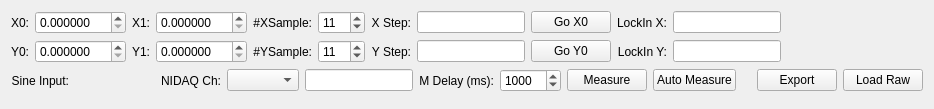
        <widget class="QWidget" name="tab_MapMeasurements">
         <attribute name="title">
          <string>Map Measurements</string>
         </attribute>
         <layout class="QVBoxLayout" name="verticalLayout_10" stretch="0,0,1">
          <item>
           <layout class="QHBoxLayout" name="horizontalLayout_17">
            <item>
             <layout class="QGridLayout" name="gridLayout_MapM_Run">
              <item row="1" column="12">
               <widget class="QLineEdit" name="lineEdit_MapM_LockInY">
                <property name="readOnly">
                 <bool>true</bool>
                </property>
               </widget>
              </item>
              <item row="0" column="4">
               <widget class="QLabel" name="label_46">
                <property name="text">
                 <string>X1:</string>
                </property>
                <property name="alignment">
                 <set>Qt::AlignRight|Qt::AlignTrailing|Qt::AlignVCenter</set>
                </property>
               </widget>
              </item>
              <item row="0" column="0" colspan="2">
               <widget class="QLabel" name="label_45">
                <property name="text">
                 <string>X0:</string>
                </property>
                <property name="alignment">
                 <set>Qt::AlignRight|Qt::AlignTrailing|Qt::AlignVCenter</set>
                </property>
               </widget>
              </item>
              <item row="0" column="12">
               <widget class="QLineEdit" name="lineEdit_MapM_LockInX">
                <property name="readOnly">
                 <bool>true</bool>
                </property>
               </widget>
              </item>
              <item row="1" column="10">
               <widget class="QPushButton" name="pushButton_MapM_GoY0">
                <property name="text">
                 <string>Go Y0</string>
                </property>
               </widget>
              </item>
              <item row="0" column="10">
               <widget class="QPushButton" name="pushButton_MapM_GoX0">
                <property name="text">
                 <string>Go X0</string>
                </property>
               </widget>
              </item>
              <item row="0" column="9">
               <widget class="QLineEdit" name="lineEdit_MapM_XStep">
                <property name="sizePolicy">
                 <sizepolicy hsizetype="Preferred" vsizetype="Fixed">
                  <horstretch>0</horstretch>
                  <verstretch>0</verstretch>
                 </sizepolicy>
                </property>
                <property name="maximumSize">
                 <size>
                  <width>140</width>
                  <height>16777215</height>
                 </size>
                </property>
                <property name="readOnly">
                 <bool>true</bool>
                </property>
               </widget>
              </item>
              <item row="1" column="5">
               <widget class="QDoubleSpinBox" name="doubleSpinBox_MapM_Y1">
                <property name="keyboardTracking">
                 <bool>false</bool>
                </property>
                <property name="decimals">
                 <number>6</number>
                </property>
                <property name="maximum">
                 <double>200.000000000000000</double>
                </property>
                <property name="singleStep">
                 <double>0.010000000000000</double>
                </property>
               </widget>
              </item>
              <item row="0" column="11">
               <widget class="QLabel" name="label_72">
                <property name="text">
                 <string>LockIn X:</string>
                </property>
                <property name="alignment">
                 <set>Qt::AlignRight|Qt::AlignTrailing|Qt::AlignVCenter</set>
                </property>
               </widget>
              </item>
              <item row="1" column="0" colspan="2">
               <widget class="QLabel" name="label_44">
                <property name="text">
                 <string>Y0:</string>
                </property>
                <property name="alignment">
                 <set>Qt::AlignRight|Qt::AlignTrailing|Qt::AlignVCenter</set>
                </property>
               </widget>
              </item>
              <item row="1" column="11">
               <widget class="QLabel" name="label_73">
                <property name="text">
                 <string>LockIn Y:</string>
                </property>
                <property name="alignment">
                 <set>Qt::AlignRight|Qt::AlignTrailing|Qt::AlignVCenter</set>
                </property>
               </widget>
              </item>
              <item row="1" column="6">
               <widget class="QLabel" name="label_69">
                <property name="text">
                 <string>#YSample:</string>
                </property>
                <property name="alignment">
                 <set>Qt::AlignRight|Qt::AlignTrailing|Qt::AlignVCenter</set>
                </property>
               </widget>
              </item>
              <item row="0" column="6">
               <widget class="QLabel" name="label_68">
                <property name="text">
                 <string>#XSample:</string>
                </property>
                <property name="alignment">
                 <set>Qt::AlignRight|Qt::AlignTrailing|Qt::AlignVCenter</set>
                </property>
               </widget>
              </item>
              <item row="1" column="9">
               <widget class="QLineEdit" name="lineEdit_MapM_YStep">
                <property name="sizePolicy">
                 <sizepolicy hsizetype="Preferred" vsizetype="Fixed">
                  <horstretch>0</horstretch>
                  <verstretch>0</verstretch>
                 </sizepolicy>
                </property>
                <property name="maximumSize">
                 <size>
                  <width>140</width>
                  <height>16777215</height>
                 </size>
                </property>
                <property name="readOnly">
                 <bool>true</bool>
                </property>
               </widget>
              </item>
              <item row="0" column="2" colspan="2">
               <widget class="QDoubleSpinBox" name="doubleSpinBox_MapM_X0">
                <property name="keyboardTracking">
                 <bool>false</bool>
                </property>
                <property name="decimals">
                 <number>6</number>
                </property>
                <property name="maximum">
                 <double>200.000000000000000</double>
                </property>
                <property name="singleStep">
                 <double>0.010000000000000</double>
                </property>
               </widget>
              </item>
              <item row="0" column="8">
               <widget class="QLabel" name="label_70">
                <property name="text">
                 <string>X Step:</string>
                </property>
                <property name="alignment">
                 <set>Qt::AlignRight|Qt::AlignTrailing|Qt::AlignVCenter</set>
                </property>
               </widget>
              </item>
              <item row="1" column="8">
               <widget class="QLabel" name="label_71">
                <property name="text">
                 <string>Y Step:</string>
                </property>
                <property name="alignment">
                 <set>Qt::AlignRight|Qt::AlignTrailing|Qt::AlignVCenter</set>
                </property>
               </widget>
              </item>
              <item row="1" column="4">
               <widget class="QLabel" name="label_47">
                <property name="text">
                 <string>Y1:</string>
                </property>
                <property name="alignment">
                 <set>Qt::AlignRight|Qt::AlignTrailing|Qt::AlignVCenter</set>
                </property>
               </widget>
              </item>
              <item row="0" column="7">
               <widget class="QSpinBox" name="spinBox_MapM_XSamples">
                <property name="keyboardTracking">
                 <bool>false</bool>
                </property>
                <property name="minimum">
                 <number>2</number>
                </property>
                <property name="maximum">
                 <number>201</number>
                </property>
                <property name="singleStep">
                 <number>1</number>
                </property>
                <property name="value">
                 <number>11</number>
                </property>
               </widget>
              </item>
              <item row="0" column="5">
               <widget class="QDoubleSpinBox" name="doubleSpinBox_MapM_X1">
                <property name="keyboardTracking">
                 <bool>false</bool>
                </property>
                <property name="decimals">
                 <number>6</number>
                </property>
                <property name="maximum">
                 <double>200.000000000000000</double>
                </property>
                <property name="singleStep">
                 <double>0.010000000000000</double>
                </property>
               </widget>
              </item>
              <item row="1" column="7">
               <widget class="QSpinBox" name="spinBox_MapM_YSamples">
                <property name="keyboardTracking">
                 <bool>false</bool>
                </property>
                <property name="minimum">
                 <number>2</number>
                </property>
                <property name="maximum">
                 <number>201</number>
                </property>
                <property name="singleStep">
                 <number>1</number>
                </property>
                <property name="value">
                 <number>11</number>
                </property>
               </widget>
              </item>
              <item row="1" column="2" colspan="2">
               <widget class="QDoubleSpinBox" name="doubleSpinBox_MapM_Y0">
                <property name="keyboardTracking">
                 <bool>false</bool>
                </property>
                <property name="decimals">
                 <number>6</number>
                </property>
                <property name="maximum">
                 <double>200.000000000000000</double>
                </property>
                <property name="singleStep">
                 <double>0.010000000000000</double>
                </property>
               </widget>
              </item>
             </layout>
            </item>
            <item>
             <spacer name="horizontalSpacer_8">
              <property name="orientation">
               <enum>Qt::Horizontal</enum>
              </property>
              <property name="sizeHint" stdset="0">
               <size>
                <width>40</width>
                <height>20</height>
               </size>
              </property>
             </spacer>
            </item>
           </layout>
          </item>
          <item>
           <layout class="QHBoxLayout" name="horizontalLayout_15">
            <item>
             <widget class="QLabel" name="label_48">
              <property name="text">
               <string>Sine Input:</string>
              </property>
              <property name="alignment">
               <set>Qt::AlignRight|Qt::AlignTrailing|Qt::AlignVCenter</set>
              </property>
             </widget>
            </item>
            <item>
             <widget class="QLabel" name="label_Mapm_SigGenOutput">
              <property name="minimumSize">
               <size>
                <width>80</width>
                <height>0</height>
               </size>
              </property>
              <property name="text">
               <string/>
              </property>
              <property name="alignment">
               <set>Qt::AlignRight|Qt::AlignTrailing|Qt::AlignVCenter</set>
              </property>
             </widget>
            </item>
            <item>
             <widget class="QLabel" name="label_64">
              <property name="text">
               <string>NIDAQ Ch:</string>
              </property>
              <property name="alignment">
               <set>Qt::AlignRight|Qt::AlignTrailing|Qt::AlignVCenter</set>
              </property>
             </widget>
            </item>
            <item>
             <widget class="QComboBox" name="comboBox_MapM_NIDAQCh"/>
            </item>
            <item>
             <widget class="QLineEdit" name="lineEdit_MapM_NiVol">
              <property name="sizePolicy">
               <sizepolicy hsizetype="Preferred" vsizetype="Fixed">
                <horstretch>0</horstretch>
                <verstretch>0</verstretch>
               </sizepolicy>
              </property>
              <property name="maximumSize">
               <size>
                <width>160</width>
                <height>16777215</height>
               </size>
              </property>
              <property name="readOnly">
               <bool>true</bool>
              </property>
             </widget>
            </item>
            <item>
             <widget class="QLabel" name="label_65">
              <property name="text">
               <string>M Delay (ms):</string>
              </property>
              <property name="alignment">
               <set>Qt::AlignRight|Qt::AlignTrailing|Qt::AlignVCenter</set>
              </property>
             </widget>
            </item>
            <item>
             <widget class="QSpinBox" name="spinBox_MapM_MeasureDelay">
              <property name="keyboardTracking">
               <bool>false</bool>
              </property>
              <property name="minimum">
               <number>10</number>
              </property>
              <property name="maximum">
               <number>50000</number>
              </property>
              <property name="singleStep">
               <number>100</number>
              </property>
              <property name="value">
               <number>1000</number>
              </property>
             </widget>
            </item>
            <item>
             <widget class="QPushButton" name="pushButton_MapM_Measure">
              <property name="text">
               <string>Measure</string>
              </property>
             </widget>
            </item>
            <item>
             <widget class="QPushButton" name="pushButton_MapM_Auto">
              <property name="text">
               <string>Auto Measure</string>
              </property>
             </widget>
            </item>
            <item>
             <spacer name="horizontalSpacer_9">
              <property name="orientation">
               <enum>Qt::Horizontal</enum>
              </property>
              <property name="sizeHint" stdset="0">
               <size>
                <width>15</width>
                <height>17</height>
               </size>
              </property>
             </spacer>
            </item>
            <item>
             <widget class="QPushButton" name="pushButton_MapM_Export">
              <property name="text">
               <string>Export</string>
              </property>
             </widget>
            </item>
            <item>
             <widget class="QPushButton" name="pushButton_MapM_Load">
              <property name="text">
               <string>Load Raw</string>
              </property>
             </widget>
            </item>
           </layout>
          </item>
          <item>
           <layout class="QHBoxLayout" name="horizontalLayout_21" stretch="1,1,1">
            <item>
             <widget class="MeasurementPlotWidget" name="widget_MeasurementPlot1" native="true"/>
            </item>
            <item>
             <widget class="MeasurementPlotWidget" name="widget_MeasurementPlot2" native="true">
              <property name="minimumSize">
               <size>
                <width>400</width>
                <height>0</height>
               </size>
              </property>
             </widget>
            </item>
            <item>
             <widget class="MeasurementPlotWidget" name="widget_MeasurementPlot3" native="true"/>
            </item>
           </layout>
          </item>
         </layout>
        </widget>
